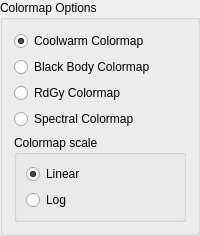
                                       <widget class="QGroupBox" name="ColorMapOptBox">
                                          <property name="enabled">
                                             <bool>true</bool>
                                          </property>
                                          <property name="statusTip">
                                             <string>Options to select the different colormaps</string>
                                          </property>
                                          <property name="whatsThis">
                                             <string>Options to select the different colormaps</string>
                                          </property>
                                          <property name="title">
                                             <string>Colormap Options</string>
                                          </property>
                                          <layout class="QVBoxLayout" name="ColormapOptLayout">
                                             <item>
                                                <widget class="QRadioButton" name="ColorMapCM">
                                                   <property name="toolTip">
                                                      <string>Divergent Coolwarm colormap</string>
                                                   </property>
                                                   <property name="statusTip">
                                                      <string>Divergent Coolwarm colormap</string>
                                                   </property>
                                                   <property name="whatsThis">
                                                      <string>Divergent Coolwarm colormap</string>
                                                   </property>
                                                   <property name="text">
                                                      <string>Coolwarm Colormap</string>
                                                   </property>
                                                   <property name="checked">
                                                      <bool>true</bool>
                                                   </property>
                                                   <attribute name="buttonGroup">
                                                      <string notr="true">ColorMapSelector</string>
                                                   </attribute>
                                                </widget>
                                             </item>
                                             <item>
                                                <widget class="QRadioButton" name="ColorMapBB">
                                                   <property name="toolTip">
                                                      <string>Black Body colormap</string>
                                                   </property>
                                                   <property name="statusTip">
                                                      <string>Black Body colormap</string>
                                                   </property>
                                                   <property name="whatsThis">
                                                      <string>Black Body colormap</string>
                                                   </property>
                                                   <property name="text">
                                                      <string>Black Body Colormap</string>
                                                   </property>
                                                   <attribute name="buttonGroup">
                                                      <string notr="true">ColorMapSelector</string>
                                                   </attribute>
                                                </widget>
                                             </item>
                                             <item>
                                                <widget class="QRadioButton" name="ColorMapRdGy">
                                                   <property name="toolTip">
                                                      <string>Divergetn RdGy colormap</string>
                                                   </property>
                                                   <property name="statusTip">
                                                      <string>Divergetn RdGy colormap</string>
                                                   </property>
                                                   <property name="whatsThis">
                                                      <string>Divergetn RdGy colormap</string>
                                                   </property>
                                                   <property name="text">
                                                      <string>RdGy Colormap</string>
                                                   </property>
                                                   <attribute name="buttonGroup">
                                                      <string notr="true">ColorMapSelector</string>
                                                   </attribute>
                                                </widget>
                                             </item>
                                             <item>
                                                <widget class="QRadioButton" name="ColorMapSpectral">
                                                   <property name="toolTip">
                                                      <string>Divergent Spectral colormap</string>
                                                   </property>
                                                   <property name="statusTip">
                                                      <string>Divergent Spectral colormap</string>
                                                   </property>
                                                   <property name="whatsThis">
                                                      <string>Divergent Spectral colormap</string>
                                                   </property>
                                                   <property name="text">
                                                      <string>Spectral Colormap</string>
                                                   </property>
                                                   <attribute name="buttonGroup">
                                                      <string notr="true">ColorMapSelector</string>
                                                   </attribute>
                                                </widget>
                                             </item>
                                             <item>
                                                <widget class="QGroupBox" name="ColormapScaleBox">
                                                   <property name="toolTip">
                                                      <string>Scale of the colormap</string>
                                                   </property>
                                                   <property name="statusTip">
                                                      <string>Scale of the colormap</string>
                                                   </property>
                                                   <property name="whatsThis">
                                                      <string>Scale of the colormap</string>
                                                   </property>
                                                   <property name="title">
                                                      <string>Colormap scale</string>
                                                   </property>
                                                   <layout class="QVBoxLayout" name="verticalLayout_2">
                                                      <item>
                                                         <widget class="QRadioButton" name="LinearScale">
                                                            <property name="toolTip">
                                                               <string>Linear scale of the colormap</string>
                                                            </property>
                                                            <property name="statusTip">
                                                               <string>Linear scale of the colormap</string>
                                                            </property>
                                                            <property name="whatsThis">
                                                               <string>Linear scale of the colormap</string>
                                                            </property>
                                                            <property name="text">
                                                               <string>Linear</string>
                                                            </property>
                                                            <property name="checked">
                                                               <bool>true</bool>
                                                            </property>
                                                            <attribute name="buttonGroup">
                                                               <string notr="true">ColomapScaleBGroup</string>
                                                            </attribute>
                                                         </widget>
                                                      </item>
                                                      <item>
                                                         <widget class="QRadioButton" name="LogScale">
                                                            <property name="toolTip">
                                                               <string>Log scale of the colormap</string>
                                                            </property>
                                                            <property name="statusTip">
                                                               <string>Log scale of the colormap</string>
                                                            </property>
                                                            <property name="whatsThis">
                                                               <string>Log scale of the colormap</string>
                                                            </property>
                                                            <property name="text">
                                                               <string>Log</string>
                                                            </property>
                                                            <attribute name="buttonGroup">
                                                               <string notr="true">ColomapScaleBGroup</string>
                                                            </attribute>
                                                         </widget>
                                                      </item>
                                                   </layout>
                                                </widget>
                                             </item>
                                          </layout>
                                       </widget>
